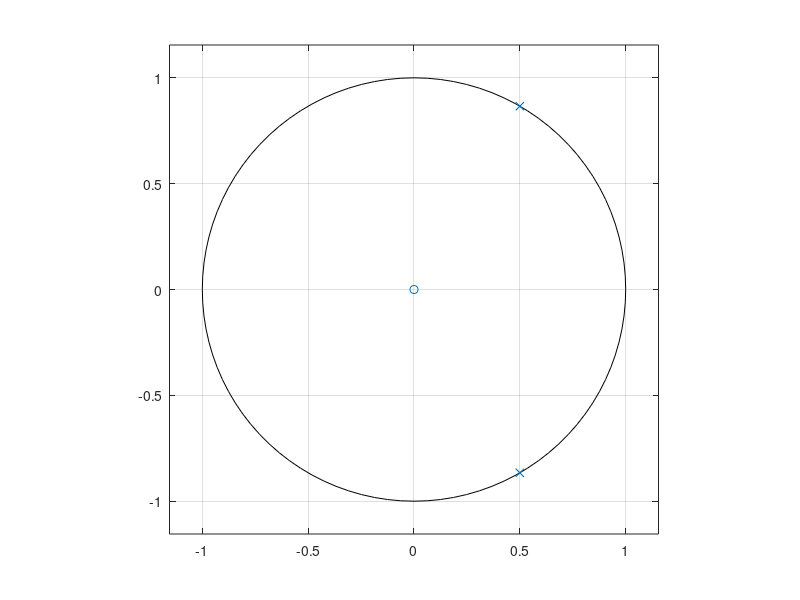
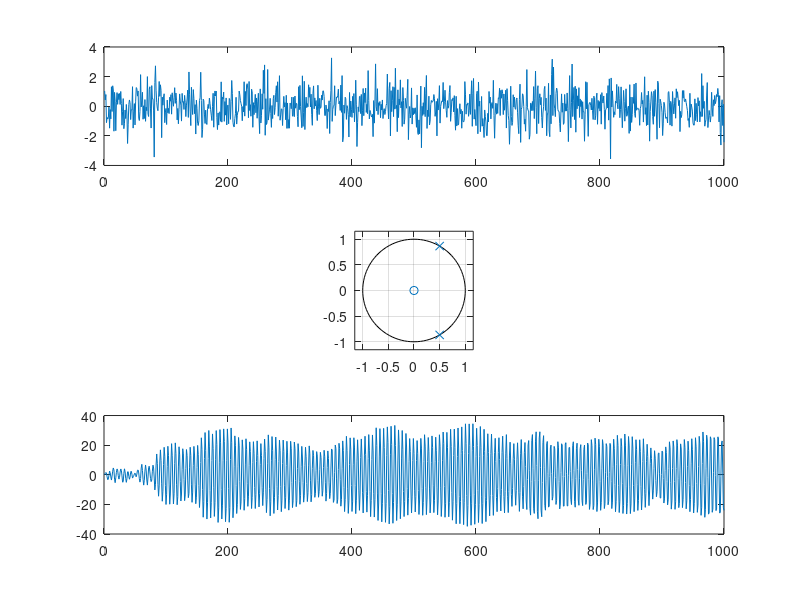

The MATLAB source for these figures, in order:
z1=0;
p1=[0.5+0.866i,0.5-0.866i];
[num1,den1]=zp2tf(z1,p1,1);
zplane(num1,den1);
s=randn(1,1000);
s1=filter(num1,den1,s);
figure;
subplot(311),plot(s),
subplot(313),plot(s1),
subplot(312),;
zplane(num1,den1)